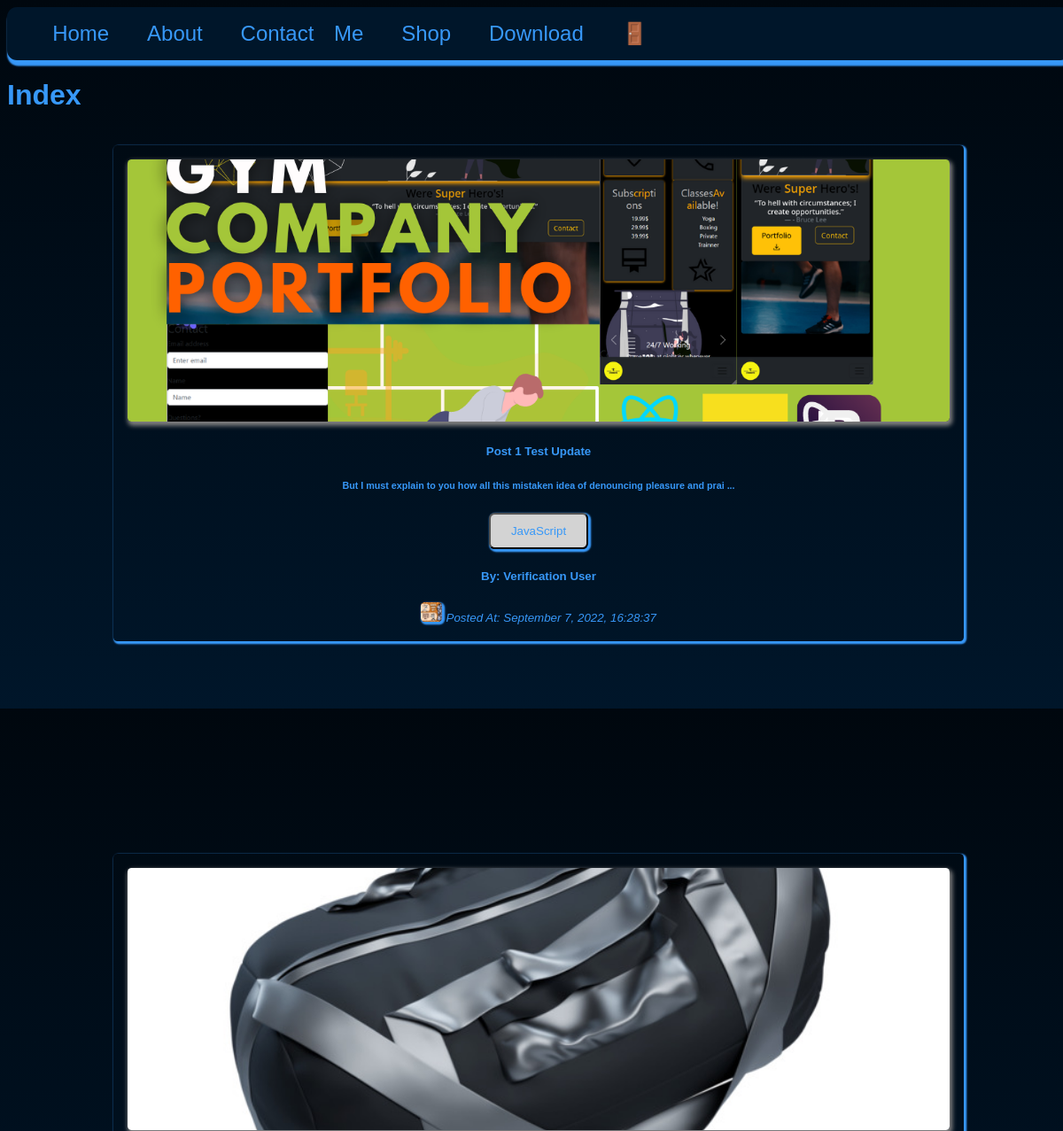
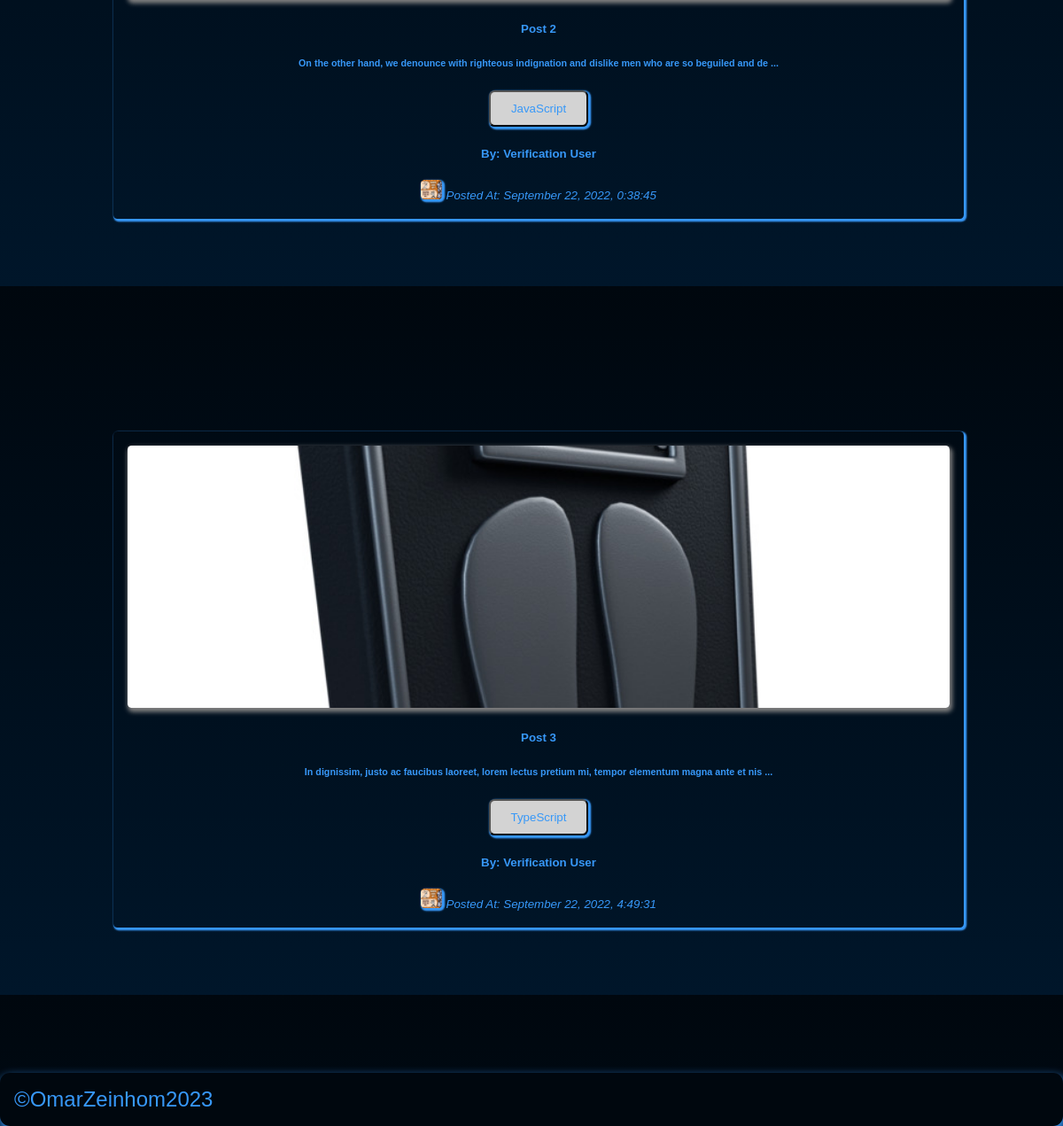
The page / on the database its author committed (2 pictures, top to bottom).
### tables this page shows
CREATE TABLE `posts` (
  `id` int(11) UNSIGNED NOT NULL,
  `title` varchar(255) NOT NULL,
  `body` text NOT NULL,
  `thumbnail` varchar(255) NOT NULL,
  `date_time` timestamp NOT NULL DEFAULT current_timestamp(),
  `category_id` int(11) UNSIGNED DEFAULT NULL,
  `author_id` int(11) UNSIGNED NOT NULL,
  `is_featured` tinyint(1) NOT NULL
);

CREATE TABLE `categories` (
  `id` int(11) UNSIGNED NOT NULL,
  `title` varchar(50) NOT NULL,
  `description` text NOT NULL
);

CREATE TABLE `users` (
  `id` int(11) UNSIGNED NOT NULL,
  `firstname` varchar(50) NOT NULL,
  `lastname` varchar(50) NOT NULL,
  `username` varchar(50) NOT NULL,
  `email` varchar(100) NOT NULL,
  `password` varchar(255) NOT NULL,
  `avatar` varchar(255) NOT NULL,
  `is_admin` tinyint(1) NOT NULL
);

### partials/homeposts/homeposts.php (the view, shortened to what this page needs)
<?php
$posts_query = "SELECT * FROM posts WHERE is_featured=1";
$posts_result =  mysqli_query($connect__db, $posts_query);
?>
<?php if (mysqli_num_rows($posts_result) >= 1) : ?>
    <?php while ($single_post = mysqli_fetch_assoc($posts_result)) : ?>
        <div class="app__col">
            <div class="app__card" id="appCardId">
                <div class="app__card-header">
                    <div class="app__card-img-shadow">
                        <a href="<?= HOME_URL ?>single-post.php?id=<?= $single_post['id'] ?>">
                            <img src="<?= HOME_URL . 'images/' . $single_post['thumbnail'] ?>" class="app__card-img" alt="admin_post_thumbnail" loading="lazy" />
                        </a>
                    </div>
                    <h5 id="postsTitle"> <a href="<?= HOME_URL ?>single-post.php?id=<?= $single_post['id'] ?>">
                            <?= $single_post['title']; ?>
                        </a>
                    </h5>
                    <h6 class="app__td" id="postsBody" maxlength="100">
                        <?= substr($single_post['body'], 0, 100)  . " ..."; ?>
                    </h6>
                </div>
                <div class="app__card-footer">
                    <?php
                    $category_id = $single_post['category_id'];
                    $category_query = "SELECT * FROM categories WHERE id=$category_id";
                    $category_result = mysqli_query($connect__db, $category_query);
                    $category = mysqli_fetch_assoc($category_result);
                    $category_title = $category['title'];
                    ?>
                    <button class="btn__sm">
                        <a href="<?= HOME_URL ?>category-posts.php?id=<?= $category['id'] ?>">
                            <?= $category_title ?? null; ?>
                        </a>
                    </button>
                    <div class="app__card-author">
                        <?php
                        $author_id = $single_post['author_id'];
                        $author_query = "SELECT * FROM users WHERE id=$author_id";
                        $author_result = mysqli_query($connect__db, $author_query);
                        $author = mysqli_fetch_assoc($author_result);
                        ?>
                        <strong>
                            <h5>
                                By: <?= "{$author['firstname']} {$author['lastname']}"; ?>
                            </h5>
                            <img src="./images/<?= $author['avatar'] ?>" class="app__nav-avatar" />
                        </strong>
                        <small>
                            <em>
                                Posted At: <?= date("F j, Y, G:i:s ", strtotime($single_post['date_time'])) ?>
                            </em>
                        </small>
                    </div>
                </div>
            </div>
        </div>
    <?php endwhile; ?>
<?php endif; ?>

### global/styles/css/main.css (style rules this page uses)
.app__nav-avatar { border-radius: 0.28rem; max-width: 1.5rem; max-height: 1.4rem; width: 100%; height: 100%; -o-object-fit: cover; object-fit: cover; background-color: black; box-shadow: 0.1rem 0.1rem 0.1rem 0.1rem var(--color-primary); }
* { box-sizing: border-box; }
.app__col { width: 100%; height: 100%; padding: 1rem 10rem 10rem 10rem; justify-content: center; display: grid; grid-template-columns: 1fr; }
.app__card-img { width: 100%; height: 100%; max-height: 37vh; max-width: 100vw; min-height: 20vh; min-width: 70vw; border-radius: 0.28rem; -o-object-fit: cover; object-fit: cover; box-shadow: 0.1rem 0.2rem 0.3rem 0.1rem gray; }
.app__card { box-shadow: 0.1rem 0.1rem 0.1rem 0.1rem var(--color-primary); border-radius: 0.28rem; width: 100%; height: 100%; padding: 1rem 1rem 1rem 1rem; max-height: 70vh; max-width: 90vw; min-height: 40vh; min-width: 80vw; }
.app__card-header { text-align: center; font-size: 1rem; }
.app__card-footer { justify-content: center; text-align: center; width: 100%; }
:root { --color-primary: #3798f8; --color-primary-dark: #002950; --color-secondary: #553d62; --color-dark-charchoal: #2b4353; --color-black: black; --color-medium-gray: #7d8184; --color-dark-gray: #5e6164; --color-darkest-gray: #111111; --color-light-gray: #a9a9a9; --color-lightest-gray: #d3d3d3; --color-dark-pearl: #00070e; --color-dark-navyblue: #00162a; --color-white: #ffffff; --color-red: #700000; --transition-slow: all 3s ease-in-out; --transition-medium: all 1.5s ease-in-out; --transition-fast: all 0.3s ease-in-out; --background-light: linear-gradient( to left var(--color-lightest-gray), var(--color-white) ); --background-dark: linear-gradient( to left var(--color-dark-pearl), var(--color-white) ); }
html { background: linear-gradient(var(--color-dark-pearl), var(--color-dark-navyblue)); background-repeat: repeat; width: 100%; height: 100%; font-family: Arial, Helvetica, sans-serif; }
body { font-family: Arial, Helvetica, sans-serif; color: var(--color-primary); background-repeat: repeat; width: 100%; height: 100%; }
h1, h2, h3, h4, h5, h6 { font-family: Arial, Helvetica, sans-serif; }
a { text-decoration: none; color: #3798f8; transition: 0.3s all ease-in-out; }
.btn__sm { border-radius: 0.4rem; padding: 0.7rem 1rem 0.7rem 1rem; width: 100%; max-width: 7rem; max-height: 4rem; min-height: 2rem; min-width: 2rem; box-shadow: 0.1rem 0.1rem 0.1rem 0.1rem var(--color-primary); background: var(--color-lightest-gray); transition: var(--transition-fast); }

### rows shown on the page
posts: thumbnail (picture), title "Post 1 Test Update", body "But I must explain to you how all this mistaken idea of denouncing pleasure and prai", category.title "JavaScript", author.firstname "Verification", author.lastname "User", author.avatar (picture), date_time "September 7, 2022, 16:28:37"
posts: thumbnail (picture), title "Post 2", body "On the other hand, we denounce with righteous indignation and dislike men who are so beguiled and de", category.title "JavaScript", author.firstname "Verification", author.lastname "User", author.avatar (picture), date_time "September 22, 2022, 0:38:45"
posts: thumbnail (picture), title "Post 3", body "In dignissim, justo ac faucibus laoreet, lorem lectus pretium mi, tempor elementum magna ante et nis", category.title "TypeScript", author.firstname "Verification", author.lastname "User", author.avatar (picture), date_time "September 22, 2022, 4:49:31"

### other values the page prints
$page__title "Index"
